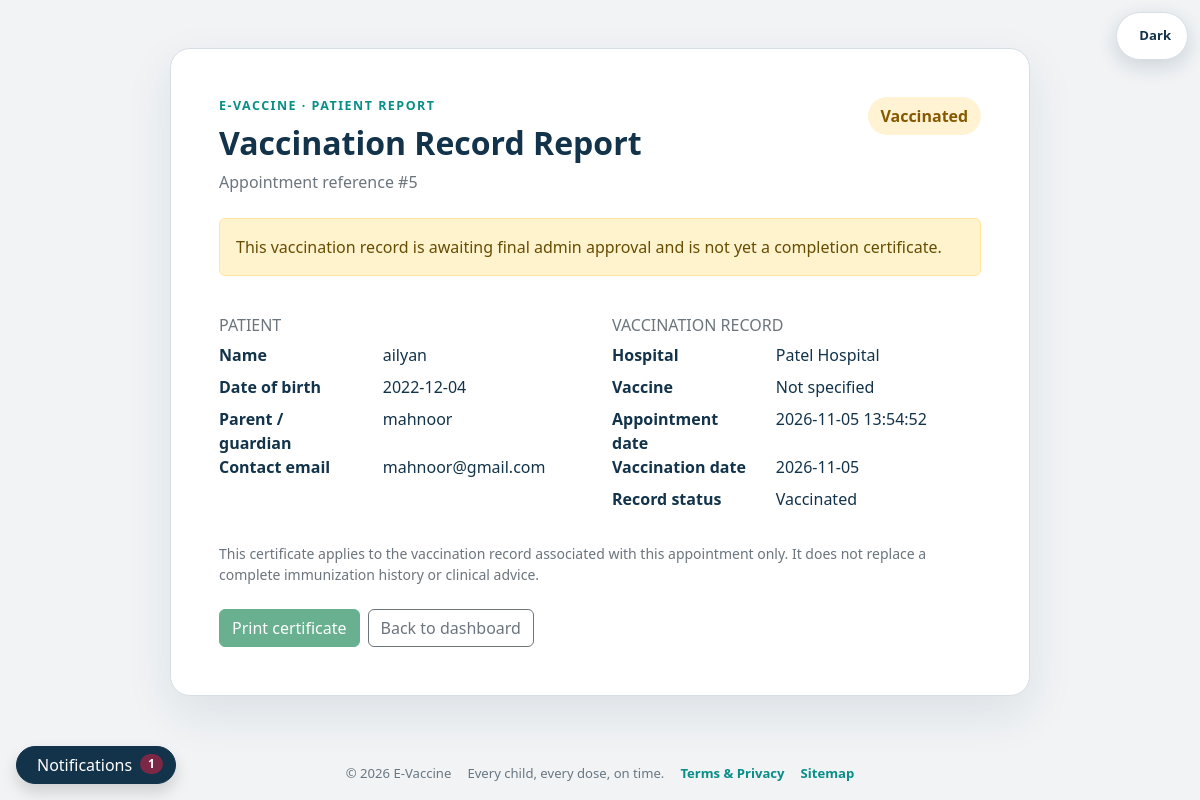
Screenshot of /hospital/hospital_report.php?booking_id=5 (signed in) with the database file from the repository.
### tables this page shows
CREATE TABLE `bookings` (
  `id` int(11) NOT NULL,
  `hospital_name` varchar(255) NOT NULL,
  `vaccination_status` varchar(50) DEFAULT 'Pending',
  `created_at` timestamp NOT NULL DEFAULT current_timestamp(),
  `parent_id` int(11) NOT NULL,
  `child_id` int(11) NOT NULL,
  `vaccination_date` date DEFAULT NULL,
  `vaccine_id` int(11) DEFAULT NULL
);

CREATE TABLE `children` (
  `id` int(11) NOT NULL,
  `parent_id` int(11) NOT NULL,
  `child_name` varchar(100) NOT NULL,
  `date_of_birth` date NOT NULL,
  `gender` enum('Male','Female') NOT NULL,
  `allergies` varchar(100) DEFAULT NULL,
  `created_at` timestamp NOT NULL DEFAULT current_timestamp(),
  `vaccination_date` date DEFAULT NULL,
  `last_vaccine` varchar(100) DEFAULT NULL
);

CREATE TABLE `parents` (
  `id` int(11) NOT NULL,
  `name` varchar(100) NOT NULL,
  `Relation_with_child` varchar(50) NOT NULL,
  `Phone_no` varchar(15) NOT NULL,
  `email` varchar(100) NOT NULL,
  `CNIC` varchar(13) NOT NULL,
  `Hashed_password` varchar(255) NOT NULL,
  `City` varchar(50) NOT NULL,
  `address` text NOT NULL,
  `created_at` timestamp NOT NULL DEFAULT current_timestamp(),
  `profile_image` varchar(255) DEFAULT NULL
);

### hospital/hospital_report.php (the view, shortened to what this page needs)
<?php
include_once __DIR__ . '/../config.php';
$bookingId = filter_input(INPUT_GET, 'booking_id', FILTER_VALIDATE_INT);
$hospitalName = (string)$_SESSION['hospital_name'];
$statement = mysqli_prepare(
    $connect,
    "SELECT b.id, b.hospital_name, b.vaccination_status, b.created_at, b.vaccination_date,
            v.Vaccine_Name AS vaccine_name,
            c.child_name, c.date_of_birth, p.name AS parent_name, p.email AS parent_email
     FROM bookings b
     LEFT JOIN children c ON c.id = b.child_id
     LEFT JOIN parents p ON p.id = b.parent_id
     LEFT JOIN vaccines v ON v.Vaccine_ID = b.vaccine_id
     WHERE b.id = ? AND b.hospital_name = ?
       AND b.vaccination_status IN ('Vaccinated', 'Admin Approved', 'Admin Rejected')
     LIMIT 1"
);
mysqli_stmt_bind_param($statement, 'is', $bookingId, $hospitalName);
if (!mysqli_stmt_execute($statement)) {
    error_log('E-Vaccine hospital report query failed: ' . mysqli_stmt_error($statement));
    mysqli_stmt_close($statement);
    http_response_code(500);
    exit('The patient report is temporarily unavailable.');
}
$result = mysqli_stmt_get_result($statement);
$report = null;
if ($result) {
    $report = mysqli_fetch_assoc($result);
}
$isCertified = $report['vaccination_status'] === 'Admin Approved';
$vaccinationDate = $report['vaccination_date'];
$certificateHeading = 'Vaccination Record Report';
$printDisabled = 'disabled';
$e = static function ($value) {
    return htmlspecialchars((string)$value, ENT_QUOTES, 'UTF-8');
};
?>
<!doctype html>
<html lang="en">
<head>
    <link href="https://cdn.jsdelivr.net/npm/bootstrap@5.3.3/dist/css/bootstrap.min.css" rel="stylesheet">
    <link href="../includes/theme.css?v=5" rel="stylesheet">
</head>
<body>
    <main class="report-sheet">
        <div class="d-flex justify-content-between align-items-start gap-3 mb-4">
            <div>
                <div class="report-mark">E-Vaccine · Patient report</div>
                <h1 class="h2 fw-bold mt-2"><?= $e($certificateHeading) ?></h1>
                <p class="text-secondary mb-0">Appointment reference #<?= (int)$report['id'] ?></p>
            </div>
            <span class="report-status"><?= $e($report['vaccination_status']) ?></span>
        </div>
        <?php if (!$isCertified): ?>
            <div class="alert alert-warning">
                This vaccination record is awaiting final admin approval and is not yet a completion certificate.
            </div>
        <?php else: ?>
            <p class="lead">This report certifies that the vaccination recorded for this appointment was administered by the hospital shown below and approved by the E-Vaccine administrator.</p>
        <?php endif; ?>
        <div class="row g-4 mt-2">
            <div class="col-md-6">
                <h2 class="h6 text-uppercase text-secondary">Patient</h2>
                <dl class="row mb-0">
                    <dt class="col-5">Name</dt><dd class="col-7"><?= $e($report['child_name'] ?? 'Unavailable') ?></dd>
                    <dt class="col-5">Date of birth</dt><dd class="col-7"><?= $e($report['date_of_birth'] ?? 'Not recorded') ?></dd>
                    <dt class="col-5">Parent / guardian</dt><dd class="col-7"><?= $e($report['parent_name'] ?? 'Unavailable') ?></dd>
                    <dt class="col-5">Contact email</dt><dd class="col-7"><?= $e($report['parent_email'] ?? 'Unavailable') ?></dd>
                </dl>
            </div>
            <div class="col-md-6">
                <h2 class="h6 text-uppercase text-secondary">Vaccination record</h2>
                <dl class="row mb-0">
                    <dt class="col-5">Hospital</dt><dd class="col-7"><?= $e($report['hospital_name']) ?></dd>
                    <dt class="col-5">Vaccine</dt><dd class="col-7"><?= $e($report['vaccine_name'] ?? 'Not specified') ?></dd>
                    <dt class="col-5">Appointment date</dt><dd class="col-7"><?= $e($report['created_at']) ?></dd>
                    <dt class="col-5">Vaccination date</dt><dd class="col-7"><?= $e($vaccinationDate) ?></dd>
                    <dt class="col-5">Record status</dt><dd class="col-7"><?= $e($report['vaccination_status']) ?></dd>
                </dl>
            </div>
        </div>
        <p class="small text-secondary mt-4">This certificate applies to the vaccination record associated with this appointment only. It does not replace a complete immunization history or clinical advice.</p>
        <div class="d-flex gap-2 mt-4 no-print">
            <button type="button" class="btn btn-success" onclick="window.print()" <?= $printDisabled ?>>Print certificate</button>
            <a href="hospital_dashboard.php" class="btn btn-outline-secondary">Back to dashboard</a>
        </div>
    </main>
<?php include __DIR__ . '/../includes/portal-footer.php'; ?>
</body>
</html>

### includes/theme.css (style rules this page uses)
:root { --evax-navy: #12334a; --evax-teal: #078f87; --evax-wine: #7a2846; --evax-light-grey: #f1f3f5; --evax-white: #ffffff; --evax-muted: #687782; --evax-border: #d7dfe4; --bs-primary: var(--evax-navy); --bs-primary-rgb: 18, 51, 74; --bs-success: var(--evax-teal); --bs-success-rgb: 7, 143, 135; --bs-danger: var(--evax-wine); --bs-danger-rgb: 122, 40, 70; --bs-body-bg: var(--evax-light-grey); --bs-body-color: var(--evax-navy); --bs-secondary-color: var(--evax-muted); --bs-border-color: var(--evax-border); --bs-link-color: var(--evax-teal); --bs-link-hover-color: var(--evax-wine); }
* { scrollbar-color: var(--evax-muted) var(--evax-light-grey); }
body { background-color: var(--evax-light-grey) !important; color: var(--bs-body-color) !important; font-family: "Segoe UI", Arial, sans-serif !important; }
html { background-color: var(--evax-light-grey); }
.bg-white, .card, .surface-card, form.bg-white, .report-sheet, .portal-card, .overview-box, .dashboard-card { color: var(--bs-body-color); background-color: var(--evax-white) !important; }
.btn-success { --bs-btn-bg: #078f87; --bs-btn-border-color: #078f87; --bs-btn-hover-bg: #06776f; --bs-btn-hover-border-color: #06776f; --bs-btn-active-bg: #06776f; --bs-btn-active-border-color: #06776f; }
.card, .surface-card, .report-sheet, .portal-card, .overview-box, .dashboard-card { border-color: var(--evax-border) !important; }

### rows the page displays
bookings: id "5", vaccination_status "Vaccinated", child.child_name "ailyan", child.date_of_birth "2022-12-04", parent.name "mahnoor", parent.email "mahnoor@gmail.com", hospital_name "Patel Hospital", created_at "2026-11-05 13:54:52", vaccination_date "2026-11-05"

### other values shown
$e($certificateHeading) "Vaccination Record Report"
$e($report['vaccine_name'] ?? 'Not specified') "Not specified"
$unreadCount "1"
